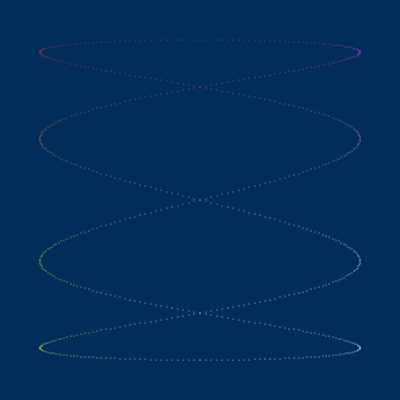
Frame 1 (no input)
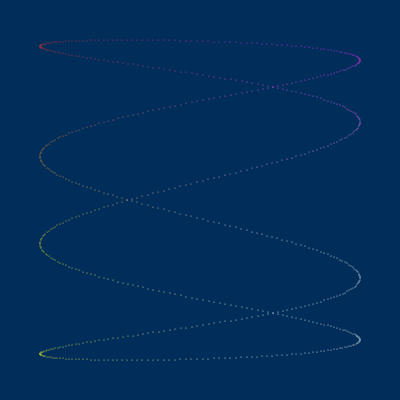
Frame 60 (no input)
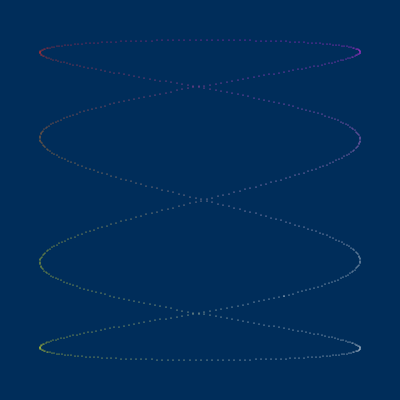
Frame 120 (the mouse pressed at the canvas centre since frame 60)

The p5.js sketch that drew these frames (run headless with seeded random() and noise() and a simulated clock; from frame 60 on, the mouse is pressed at the canvas centre):

// p5.js sketch
// ── sketch.js
// Generated by LiveScript 1.2.0
var dim, baseX, baseY, baseZ, baseK, setup, draw, mousePressed;
dim = 400;
baseX = 0;
baseY = 0;
baseZ = 0;
baseK = 40;
setup = function(){
  createCanvas(dim, dim);
  background(0, 45, 90);
};
draw = function(){
  var x, y, z, i, F_x, F_y, xPI, yPI, _x, _y;
  clear();
  background(0, 45, 90);
  x = baseX;
  y = baseY;
  z = sin(baseZ++ * 0.01);
  i = 0;
  F_x = 0;
  F_y = 0;
  xPI = Math.PI / 90;
  yPI = Math.PI / 360;
  for (;;) {
    _x = round(sin(x++ * xPI + z) * 160 + 200);
    _y = round(cos(y++ * yPI - z) * 160 + 200);
    stroke(255, _y, _x);
    point(_x, _y);
    if (i === 0) {
      F_x = _x;
      F_y = _y;
    }
    if (i++ > 200 && F_x === _x && F_y === _y) {
      break;
    }
  }
  baseX += 0.4;
};
mousePressed = function(){
  noLoop();
};
